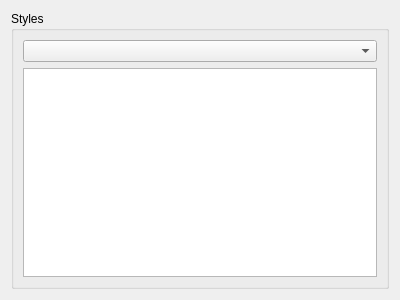
<?xml version="1.0" encoding="UTF-8"?>
<ui version="4.0">
 <class>WdgStylesSelector</class>
 <widget class="QWidget" name="WdgStylesSelector">
  <property name="geometry">
   <rect>
    <x>0</x>
    <y>0</y>
    <width>400</width>
    <height>300</height>
   </rect>
  </property>
  <property name="windowTitle">
   <string>Form</string>
  </property>
  <layout class="QGridLayout" name="gridLayout">
   <item row="0" column="0">
    <widget class="QGroupBox" name="grpStyleSelector">
     <property name="title">
      <string>Styles</string>
     </property>
     <layout class="QGridLayout" name="gridLayout_2">
      <item row="1" column="0">
       <widget class="QListWidget" name="listStyles"/>
      </item>
      <item row="0" column="0">
       <widget class="QComboBox" name="cmbStyleCollections"/>
      </item>
     </layout>
    </widget>
   </item>
  </layout>
 </widget>
 <resources/>
 <connections/>
</ui>
